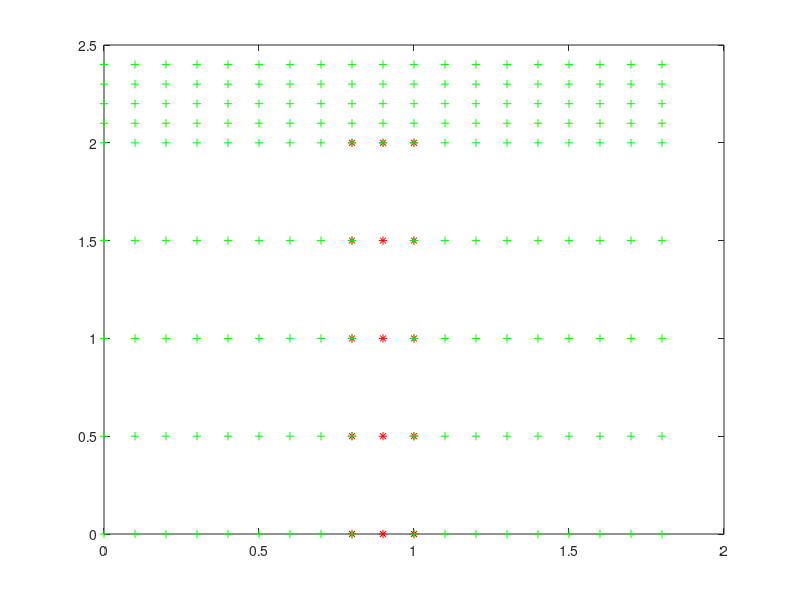

This figure's MATLAB source:
clear all
close all

format longe

% decide which mesh will be plotted:
% 0 - none // 1 - linear mesh // 2 - quadratic mesh
showMeshes = 2;

D=0.2;

SolidOriginX = 3;
SolidOriginY = 4*D;
SolidOriginZ = 0;

SolidX = 2;
SolidY = D;1.25E-3;
SolidZ = 10*D;

FluidX = 8;
FluidY = 8*D+SolidY;
FluidZ = 12*D;

SolidElementNumberX = 10;
SolidElementNumberY = 1;
SolidElementNumberZ = 2;

SolidElementSizeX = SolidX / SolidElementNumberX;
SolidElementSizeY = SolidY / SolidElementNumberY;
SolidElementSizeZ = SolidZ / SolidElementNumberZ;

FluidElementSizeX = SolidElementSizeX;
FluidElementSizeY = SolidElementSizeX;
FluidElementSizeZ = SolidElementSizeZ;

% in x = 4 plane!!
%%%%%%%%%%%%%%%%%%%%%%%%%%%%%%%%%%%%%%%%%%%%%%%%%%%%%%%%%%%%%%%%%%%%%%%%%%%


SolidGeometryY = kron(ones(1, SolidElementNumberZ*2+1), SolidOriginY:SolidElementSizeY/2:SolidOriginY+SolidY);
SolidGeometryZ = zeros(1, size(SolidGeometryY, 2));
SolidGeometryPressureY = kron(ones(1, SolidElementNumberZ+1), SolidOriginY:SolidElementSizeY:SolidOriginY+SolidY);
SolidGeometryPressureZ = zeros(1, size(SolidGeometryPressureY, 2));
% converts index of SolidGeometryY/Z into global node number
SolidContinuousToGlobal = zeros(1, size(SolidGeometryY, 2));

for i = 3:2:SolidElementNumberZ*2+1
    SolidGeometryPressureZ(i:i+1) = SolidGeometryPressureZ(1:2) + (i-1)/2*SolidElementSizeZ;
    SolidContinuousToGlobal([1, 3, 7, 9]+6*(i-1)/2-6) = [1, 2, 3, 4]+i-3;
end
for i = 4:3:((SolidElementNumberZ+1)*3-1)*2-3
    SolidGeometryZ(i:i+2) = SolidGeometryZ(1:3) + (i-1)/3*SolidElementSizeZ/2;
end
number = SolidContinuousToGlobal(end);
for i = 1:size(SolidGeometryZ,2)
    if(SolidContinuousToGlobal(i)==0)
        number = number + 1;
        SolidContinuousToGlobal(i) = number;
    end
end
SolidElementNodes = zeros(SolidElementNumberY*SolidElementNumberZ, 9);
SolidElementNodesXi1 = SolidElementNodes;
SolidElementNodesXi2 = SolidElementNodesXi1;
SolidInterfaceNodesContinuousToGlobal = zeros(2, size(SolidContinuousToGlobal, 2)-(SolidElementNumberZ*2));
SolidInterfaceNodesGlobalToContinuous = SolidInterfaceNodesContinuousToGlobal(1,:);
xi1 = [0.0, 0.5, 1.0, 0.0, 0.5, 1.0, 0.0, 0.5, 1.0];
xi2 = [0.0, 0.0, 0.0, 0.5, 0.5, 0.5, 1.0, 1.0, 1.0];
for i = 1:SolidElementNumberY*SolidElementNumberZ
    SolidElementNodes(i,:) = SolidContinuousToGlobal([1:9]+(i-1)*6);
    SolidElementNodesXi1(i,:) = xi1;
    SolidElementNodesXi2(i,:) = xi2;
end
xi1s = zeros(size(SolidInterfaceNodesContinuousToGlobal, 2));
for i = 1:2*SolidElementNumberZ
    SolidInterfaceNodesContinuousToGlobal(1, 2*i-1:2*i) = SolidContinuousToGlobal([1, 3]+3*(i-1));
    SolidInterfaceNodesGlobalToContinuous(1, 2*i-1:2*i) = [1, 3]+3*(i-1);
end
SolidInterfaceNodesContinuousToGlobal(1, end-2:end) = SolidContinuousToGlobal(end-2:end);
SolidInterfaceNodesGlobalToContinuous(1, end-2:end) = size(SolidContinuousToGlobal,2)-2:size(SolidContinuousToGlobal,2);

% converts the global node number into the index of SolidGeometryY/Z
SolidGlobalToContinuous = zeros(1, size(SolidContinuousToGlobal, 2));
for i = 1:size(SolidContinuousToGlobal, 2)
    SolidGlobalToContinuous(SolidContinuousToGlobal(i)) = i;
end
InterfaceNodes = 1:size(SolidGlobalToContinuous, 2);
InterfaceNodes = [InterfaceNodes(1:2:end-2), InterfaceNodes(end-1), InterfaceNodes(end), InterfaceNodes(end-3:-2:2)];
InterfaceGeometryY = SolidGeometryY(SolidInterfaceNodesGlobalToContinuous);
InterfaceGeometryZ = SolidGeometryZ(SolidInterfaceNodesGlobalToContinuous);

InterfaceElementNodes = 1:3;
InterfaceElementNodesXi1 = [0.0, 0.5, 1.0];
for i = 1:(2*SolidElementNumberZ+SolidElementNumberY)-1
    InterfaceElementNodes(i+1, 1:3) = InterfaceElementNodes(i, 1:3)+2;
end

NumberOfInterfaceNodes = max(max(InterfaceElementNodes));

InterfaceGlobalNodesForGeometry = zeros(1, NumberOfInterfaceNodes);

InterfaceGlobalNodesForGeometry(1:2:NumberOfInterfaceNodes-1) = 1:floor(NumberOfInterfaceNodes/2);
InterfaceGlobalNodesForGeometry(2:2:NumberOfInterfaceNodes-2) = NumberOfInterfaceNodes:-1:floor(NumberOfInterfaceNodes/2)+3;
InterfaceGlobalNodesForGeometry(end-1) = InterfaceGlobalNodesForGeometry(end-2)+1;
InterfaceGlobalNodesForGeometry(end) = InterfaceGlobalNodesForGeometry(end-1)+1;

% plot(SolidGeometryY, SolidGeometryZ, '*')
%plot(InterfaceGeometryY, InterfaceGeometryZ, '*')

FluidGeometryY = kron(ones(1,SolidElementNumberZ*2),[0:SolidElementSizeX/2:SolidOriginY, SolidOriginY+SolidY:SolidElementSizeX/2:FluidY]);
FluidGeometryZ = kron([0:SolidElementSizeZ/2:SolidZ-SolidElementSizeZ/2],ones(1,size([0:SolidElementSizeX/2:SolidOriginY, SolidOriginY+SolidY:SolidElementSizeX/2:FluidY],2)));
numberOfFluidNodesInLowerRow = size([0:SolidElementSizeX/2:SolidOriginY, SolidOriginY+SolidY:SolidElementSizeX/2:FluidY], 2);
temp = size(FluidGeometryY, 2);
FluidGeometryPressureY = kron(ones(1,SolidElementNumberZ),[0:SolidElementSizeX:SolidOriginY, SolidOriginY+SolidY:SolidElementSizeX:FluidY]);
FluidGeometryPressureZ = kron([0:SolidElementSizeZ:SolidZ-SolidElementSizeZ],ones(1,size([0:SolidElementSizeX:SolidOriginY, SolidOriginY+SolidY:SolidElementSizeX:FluidY],2)));
% plot(FluidGeometryY, FluidGeometryZ, '*')
% plot(FluidGeometryPressureY, FluidGeometryPressureZ, '*')
tempPressure = size(FluidGeometryPressureY, 2);

FluidGeometryZ = [FluidGeometryZ, kron(SolidZ:D/2:FluidZ,ones(1,size([0:SolidElementSizeX/2:SolidOriginY, SolidOriginY+SolidElementSizeY/2, SolidOriginY+SolidY:SolidElementSizeX/2:FluidY],2)))];
FluidGeometryY = [FluidGeometryY, kron(ones(1,size(SolidZ:D/2:FluidZ,2)),[0:SolidElementSizeX/2:SolidOriginY, SolidOriginY+SolidElementSizeY/2, SolidOriginY+SolidY:SolidElementSizeX/2:FluidY])];
temp2 = temp + size([0:SolidElementSizeX/2:SolidOriginY, SolidOriginY+SolidElementSizeY/2, SolidOriginY+SolidY:SolidElementSizeX/2:FluidY],2);
% plot(FluidGeometryY, FluidGeometryZ, '*')
FluidGeometryPressureZ = [FluidGeometryPressureZ, kron(SolidZ:D:FluidZ,ones(1,size([0:SolidElementSizeX:SolidOriginY, SolidOriginY+SolidY:SolidElementSizeX:FluidY],2)))];
FluidGeometryPressureY = [FluidGeometryPressureY, kron(ones(1,size(SolidZ:D:FluidZ,2)),[0:SolidElementSizeX:SolidOriginY, SolidOriginY+SolidY:SolidElementSizeX:FluidY])];
% plot(FluidGeometryPressureY, FluidGeometryPressureZ, '*')


%%%%%%%%%%%%%%%%%%%%%%%%%%%%%%%%%%%%%%%%%%%%%%%%%%%%%%%%%%%%%%%%%%%%%%%%%%% pressure nodes first, then numbers of other nodes!!!

FirstFluidInterfaceNode = size(0:SolidElementSizeX/2:SolidOriginY,2);
NumberOfFluidNodesLowerY = size([0:SolidElementSizeX/2:SolidOriginY, SolidOriginY+SolidY:SolidElementSizeX/2:FluidY],2);

FluidInterfaceNodeArrayIndices(1:2:NumberOfInterfaceNodes-4) = FirstFluidInterfaceNode:NumberOfFluidNodesLowerY:temp;
FluidInterfaceNodeArrayIndices(2:2:NumberOfInterfaceNodes-3) = FirstFluidInterfaceNode+1:NumberOfFluidNodesLowerY:temp;
FluidInterfaceNodeArrayIndices(end+1) = FluidInterfaceNodeArrayIndices(end-1)*2-FluidInterfaceNodeArrayIndices(end-3);
FluidInterfaceNodeArrayIndices(end+1) = FluidInterfaceNodeArrayIndices(end)+1;
FluidInterfaceNodeArrayIndices(end+1) = FluidInterfaceNodeArrayIndices(end)+1;
%%%%%%%%%%%%%%%%%%%%%%%%%%%%%%%%%%%%%%%%%%%%%%%%%%%%%%%%%%%%%%%%%%%%%%%%%%% pressure nodes first, then numbers of other nodes!!!


NumberOfFluidNodes = size(FluidGeometryY, 2);
NumberOfFluidPressureNodes = size(FluidGeometryPressureY, 2);
FluidNodes = zeros(1, NumberOfFluidNodes);
index = 1;
for i = 1:NumberOfFluidNodes
    for j = 1:NumberOfFluidPressureNodes
        if(abs(FluidGeometryY(i)-FluidGeometryPressureY(j))<0.001/2 && abs(FluidGeometryZ(i)-FluidGeometryPressureZ(j))<0.001/2)
            if(FluidNodes(i)~=0)
                index = index - 1;
            end
            FluidNodes(i) = j;
            break
        else
            if(FluidNodes(i)==0)
                FluidNodes(i) = NumberOfFluidPressureNodes + index;
                index = index + 1;
            end
        end
    end
end

SolidInterfaceNodesContinuousToGlobal(2,:) = FluidNodes(FluidInterfaceNodeArrayIndices);
% SolidInterfaceNodesContinuousToGlobal & InterfaceGlobalNodesForGeometry
% have same node ordering. Bottom left to top right.


% bottom element row from left end to solid
FluidIndexArray = [1:3, 1+numberOfFluidNodesInLowerRow:3+numberOfFluidNodesInLowerRow, 1+numberOfFluidNodesInLowerRow*2:3+numberOfFluidNodesInLowerRow*2];
k = 1;
j = 1;
m = 1;
check = 0;
FluidElementNumbersOnInterface = 0;
% possibly no need for the breaks.. leave em in for now just to be sure
while (FluidNodes(FluidIndexArray(end)) <= FluidNodes(temp2))
    while (FluidNodes(FluidIndexArray(end))<=SolidInterfaceNodesContinuousToGlobal(2, 1+4*m))
        if(FluidNodes(FluidIndexArray(end)) > FluidNodes(temp2))
            check = 1;
            disp 'break1'
            break
        else
            FluidElementNodes(k,:) = FluidNodes(FluidIndexArray);
            k = k + 1;
            if (m > 1)
                FluidIndexArray = FluidIndexArray + 2;
            else
                j = j + 2;
                FluidIndexArray = [j:j+2, j+numberOfFluidNodesInLowerRow:j+2+numberOfFluidNodesInLowerRow, j+numberOfFluidNodesInLowerRow*2:j+2+numberOfFluidNodesInLowerRow*2];
            end
        end
    end
    if (FluidElementNumbersOnInterface(1)==0)
        FluidElementNumbersOnInterface = [k-1, k];
    else
        FluidElementNumbersOnInterface = [FluidElementNumbersOnInterface, k-1, k];
    end
    % from solid to right end
    if (check)
        disp 'break check'
        break
    end
    if (m > 1)
        if (m == SolidElementNumberZ)
            FluidIndexArray = FluidIndexArray + [1, 1, 1, 1, 1, 1, 2, 2, 2];
        else
            FluidIndexArray = FluidIndexArray + 1;
        end
    else
        j = j + 1;
        FluidIndexArray = [j:j+2, j+numberOfFluidNodesInLowerRow:j+2+numberOfFluidNodesInLowerRow, j+numberOfFluidNodesInLowerRow*2:j+2+numberOfFluidNodesInLowerRow*2];
    end
    while (FluidNodes(FluidIndexArray(end))<=FluidNodes(numberOfFluidNodesInLowerRow*(2*m+1)))
        if(FluidNodes(FluidIndexArray(end)) > FluidNodes(temp2))
            check = 1;
            disp 'break2'
            break
        else
            FluidElementNodes(k,:) = FluidNodes(FluidIndexArray);
            k = k + 1;
            if (m > 1)
                storeIndex = FluidIndexArray(end);
                FluidIndexArray = FluidIndexArray + 2;
            else
                j = j + 2;
                FluidIndexArray = [j:j+2, j+numberOfFluidNodesInLowerRow:j+2+numberOfFluidNodesInLowerRow, j+numberOfFluidNodesInLowerRow*2:j+2+numberOfFluidNodesInLowerRow*2];
            end
        end
    end
    if (check)
        disp 'break check 2'
        break
    end
    m = m + 1;
    if (m > 1)
        FluidIndexArray = [1+numberOfFluidNodesInLowerRow*2*(m-1):3+numberOfFluidNodesInLowerRow*2*(m-1), ...
            1+numberOfFluidNodesInLowerRow*(2*m-1):3+numberOfFluidNodesInLowerRow*(2*m-1), ...
            1+numberOfFluidNodesInLowerRow*2*m:3+numberOfFluidNodesInLowerRow*2*m];
    end
end
% complete FluidElementNumbersOnInterface
FluidElementNumbersOnInterface = [FluidElementNumbersOnInterface, 2*FluidElementNumbersOnInterface(end-1)-FluidElementNumbersOnInterface(end-3)+1];
% correct fluid index array
FluidIndexArray = FluidIndexArray + [0, 0, 0, 1, 1, 1, 2, 2, 2];
storeFluidIndexArray = FluidIndexArray;
temp3 = FluidElementNodes(end,end);
mm = 1;
check = 0;
% all fluid elements for z = 0 --> z = SolidZ done, now --> z = FluidZ
% NOTE: breaks are necessary here!
while (FluidNodes(FluidIndexArray(end)) <= FluidNodes(end))
    if (storeIndex+(numberOfFluidNodesInLowerRow+1)*2*mm > size(FluidNodes,2))
        disp 'break'
        break
    end
    while (FluidNodes(FluidIndexArray(end))<=FluidNodes(storeIndex+(numberOfFluidNodesInLowerRow+1)*2*mm))
        if(FluidNodes(FluidIndexArray(end)) > FluidNodes(end))
            check = 1;
            disp 'break1'
            break
        else
            FluidElementNodes(k,:) = FluidNodes(FluidIndexArray);
            k = k + 1;
            FluidIndexArray = FluidIndexArray + 2;
            if (FluidIndexArray(end) > size(FluidNodes, 2))
                check = 1;
                break
            end
        end
    end
    % from solid to right end
    if (check)
        disp 'break check'
        break
    end
    mm = mm + 1;
    FluidIndexArray = storeFluidIndexArray + (numberOfFluidNodesInLowerRow+1)*2*(mm-1);
end

SortedInterfaceSolidFluidNodes = zeros(2,size(InterfaceGlobalNodesForGeometry,2));
for i = 1:size(SortedInterfaceSolidFluidNodes,2)
    for j = 1:size(SortedInterfaceSolidFluidNodes,2)
        if (InterfaceGlobalNodesForGeometry(j) == i)
            SortedInterfaceSolidFluidNodes(:,i) = SolidInterfaceNodesContinuousToGlobal(:,j);
            break
        end
    end
end
SortedFluidElementNumbersOnInterface = [FluidElementNumbersOnInterface(1:2:end), FluidElementNumbersOnInterface(end-1:-2:2)];

SolidXi1 = zeros(SolidElementNumberZ*2+1,3);
SolidXi2 = SolidXi1;
FluidXi1 = SolidXi1;
FluidXi2 = SolidXi1;
for i = 1:SolidElementNumberZ
    SolidXi1(i, :) = [0.0, 0.0, 0.0];
    SolidXi2(i, :) = [0.0, 0.5, 1.0];
    FluidXi1(i, :) = [1.0, 1.0, 1.0];
    FluidXi2(i, :) = [0.0, 0.5, 1.0];
end
SolidXi1(SolidElementNumberZ+1, :) = [0.0, 0.5, 1.0];
SolidXi2(SolidElementNumberZ+1, :) = [1.0, 1.0, 1.0];
FluidXi1(SolidElementNumberZ+1, :) = [0.0, 0.5, 1.0];
FluidXi2(SolidElementNumberZ+1, :) = [0.0, 0.0, 0.0];
for i = SolidElementNumberZ+2:2*SolidElementNumberZ+1
    SolidXi1(i, :) = [1.0, 1.0, 1.0];
    SolidXi2(i, :) = [1.0, 0.5, 0.0];
    FluidXi1(i, :) = [0.0, 0.0, 0.0];
    FluidXi2(i, :) = [1.0, 0.5, 0.0];
end

SolidInterfaceElements = [1:SolidElementNumberZ, SolidElementNumberZ, ...
    SolidElementNumberZ:-1:1];


%%%%%%%%%%%%%%%%%%%%%%%%%%%%%%%%%%%%%%%%%%%%%%%%%%%%%%%%%%%%%%%%%%%%%%%%%%%
%%%%%%%%%%%%%%%%%%% BOUNDARY CONDITIONS %%%%%%%%%%%%%%%%%%%%%%%%%%%%%%%%%%%
%%%%%%%%%%%%%%%%%%%%%%%%%%%%%%%%%%%%%%%%%%%%%%%%%%%%%%%%%%%%%%%%%%%%%%%%%%%
% define no displacement BC nodes
NoDisplacement = SolidContinuousToGlobal(1:SolidElementNumberY*2+1);
% define slip BC nodes
SlipFluid = unique((FluidGeometryZ==FluidZ).*FluidNodes);
if (SlipFluid(1)==0)
    SlipFluid = SlipFluid(2:end);
end
%SlipFluid = SlipFluid(2:end);
% define no-slip BC nodes
NoSlipFluid = unique((FluidGeometryZ==0).*FluidNodes);
if (NoSlipFluid(1)==0)
    NoSlipFluid = NoSlipFluid(2:end);
end
% define inlet BC nodes
InletFluid = unique((FluidGeometryY==0).*FluidNodes);
if (InletFluid(1)==0)
    InletFluid = InletFluid(2:end);
end
if (InletFluid(1)==1)
    InletFluid = InletFluid(2:end);
end
% define outlet nodes
ZeroPressure = unique((FluidGeometryY==FluidGeometryY(end)).*FluidNodes);
if (ZeroPressure(1)==0)
    ZeroPressure = ZeroPressure(2:end);
end
OutletFixed = ZeroPressure;
% also remove first node because it is a no-slip BC, last node which is a
% slip BC
% and all nodes that are not part of the linear pressure elements
ZeroPressure = unique((ZeroPressure<=NumberOfFluidPressureNodes).*ZeroPressure);
if (ZeroPressure(1)==0)
    ZeroPressure = ZeroPressure(2:end);
end
%ZeroPressure = ZeroPressure(2:end-1);

% define fixed wall BC (laplace smoothing) nodes
FixedNodes = unique([NoSlipFluid, OutletFixed, InletFluid, SlipFluid]);
if (FixedNodes(1)==0)
    FixedNodes = FixedNodes(2:end);
end
FixedNodesZ = unique((FluidGeometryZ==FluidGeometryZ(end)).*FluidNodes);
if (FixedNodesZ(1)==0)
    FixedNodesZ = FixedNodesZ(2:end);
end
% define moved wall BC (laplace smoothing) nodes
MovedNodes = sort(SortedInterfaceSolidFluidNodes(2,:));
MovedNodesY = FixedNodesZ;

% usage:
% MovedNodesY, FixedNodesZ, MovedNodes, FixedNodes
% ZeroPressure, NoSlipFluid, SlipFluid, InletFluid
%%%%%%%%%%%%%%%%%%%%%%%%%%%%%%%%%%%%%%%%%%%%%%%%%%%%%%%%%%%%%%%%%%%%%%%%%%%
%%%%%%%%%%%%%%%%%%% DUPLICATE CHECK %%%%%%%%%%%%%%%%%%%%%%%%%%%%%%%%%%%%%%%
%%%%%%%%%%%%%%%%%%%%%%%%%%%%%%%%%%%%%%%%%%%%%%%%%%%%%%%%%%%%%%%%%%%%%%%%%%%
% Check if the geometry contains two nodes with the same location in space
% (time consuming!)
DuplicateCheck = false;
if(DuplicateCheck)
    for i = 1:size(SolidContinuousToGlobal,2)
        for j = 1:size(SolidContinuousToGlobal,2)
            if (i~=j)
                if (SolidGeometryY(i)==SolidGeometryY(j) ...
                        && SolidGeometryZ(i)==SolidGeometryZ(j))
                    print('Duplicate nodes in solid geometry.')
                    print(i,j)
                end
            end
        end
    end
    for i = 1:size(FluidNodes,2)
        for j = 1:size(FluidNodes,2)
            if (i~=j)
                if (FluidGeometryY(i)==FluidGeometryY(j) ...
                        && FluidGeometryZ(i)==FluidGeometryZ(j))
                    print('Duplicate nodes in fluid geometry.')
                    print(i,j)
                end
            end
        end
    end
    for i = 1:size(InterfaceGlobalNodesForGeometry,2)
        for j = 1:size(InterfaceGlobalNodesForGeometry,2)
            if (i~=j)
                if (InterfaceGeometryY(i)==InterfaceGeometryY(j) ...
                        && InterfaceGeometryZ(i)==InterfaceGeometryZ(j))
                    print('Duplicate nodes in interface geometry.')
                    print(i,j)
                end
            end
        end
    end
end
%%%%%%%%%%%%%%%%%%%%%%%%%%%%%%%%%%%%%%%%%%%%%%%%%%%%%%%%%%%%%%%%%%%%%%%%%%%
%%%%%%%%%%%%%%%%%%% OUTPUT %%%%%%%%%%%%%%%%%%%%%%%%%%%%%%%%%%%%%%%%%%%%%%%%
%%%%%%%%%%%%%%%%%%%%%%%%%%%%%%%%%%%%%%%%%%%%%%%%%%%%%%%%%%%%%%%%%%%%%%%%%%%

intSpec = '%d ';
realSpec = '%1.16E\n';

solidNodes = fopen('Plate2DSolidNodes.txt','w');
fluidNodes = fopen('Plate2DFluidNodes.txt','w');
interfaceNodes = fopen('Plate2DInterfaceNodes.txt','w');
solidElements = fopen('Plate2DSolidElementNodeNumbers.txt','w');
fluidElements = fopen('Plate2DFluidElementNodeNumbers.txt','w');
interfaceElements = fopen('Plate2DInterfaceElementNodeNumbers.txt','w');
interfaceSolidElements = fopen('Plate2DInterfaceSolidElementNodeNumbers.txt','w');
interfaceFluidElements = fopen('Plate2DInterfaceFluidElementNodeNumbers.txt','w');
interfaceSolidElement = fopen('Plate2DInterfaceSolidElements.txt','w');
interfaceFluidElement = fopen('Plate2DInterfaceFluidElements.txt','w');
solidY = fopen('Plate2DSolidY.txt','w');
solidZ = fopen('Plate2DSolidZ.txt','w');
fluidY = fopen('Plate2DFluidY.txt','w');
fluidZ = fopen('Plate2DFluidZ.txt','w');
interfaceY = fopen('Plate2DInterfaceY.txt','w');
interfaceZ = fopen('Plate2DInterfaceZ.txt','w');

meshConnectivity = fopen('Plate2DSortedInterfaceNodes.txt','w');
solidXi1 = fopen('Plate2DSolidXi1.txt','w');
solidXi2 = fopen('Plate2DSolidXi2.txt','w');
fluidXi1 = fopen('Plate2DFluidXi1.txt','w');
fluidXi2 = fopen('Plate2DFluidXi2.txt','w');

displacement = fopen('Plate2DdisplacementBC.txt','w');
movedY = fopen('Plate2DmovedYNodesBC.txt','w');
fixedZ = fopen('Plate2DfixedZNodesBC.txt','w');
moved = fopen('Plate2DmovedNodesBC.txt','w');
fixed = fopen('Plate2DfixedNodesBC.txt','w');
pressure = fopen('Plate2DpressureBC.txt','w');
noslip = fopen('Plate2DnoSlipBC.txt','w');
inlet = fopen('Plate2DinletBC.txt','w');
slip = fopen('Plate2DslipBC.txt','w');


% % solidNodes = fopen('input/Cantilever2D/SolidNodes.txt','w');
% % fluidNodes = fopen('input/Cantilever2D/FluidNodes.txt','w');
% % interfaceNodes = fopen('input/Cantilever2D/InterfaceNodes.txt','w');
% % solidElements = fopen('input/Cantilever2D/SolidElementNodeNumbers.txt','w');
% % fluidElements = fopen('input/Cantilever2D/FluidElementNodeNumbers.txt','w');
% % interfaceElements = fopen('input/Cantilever2D/InterfaceElementNodeNumbers.txt','w');
% % interfaceSolidElements = fopen('input/Cantilever2D/InterfaceSolidElementNodeNumbers.txt','w');
% % interfaceFluidElements = fopen('input/Cantilever2D/InterfaceFluidElementNodeNumbers.txt','w');
% % interfaceSolidElement = fopen('input/Cantilever2D/InterfaceSolidElements.txt','w');
% % interfaceFluidElement = fopen('input/Cantilever2D/InterfaceFluidElements.txt','w');
% % solidY = fopen('input/Cantilever2D/SolidY.txt','w');
% % solidZ = fopen('input/Cantilever2D/SolidZ.txt','w');
% % fluidY = fopen('input/Cantilever2D/FluidY.txt','w');
% % fluidZ = fopen('input/Cantilever2D/FluidZ.txt','w');
% % interfaceY = fopen('input/Cantilever2D/InterfaceY.txt','w');
% % interfaceZ = fopen('input/Cantilever2D/InterfaceZ.txt','w');
% % 
% % meshConnectivity = fopen('input/Cantilever2D/SortedInterfaceNodes.txt','w');
% % solidXi1 = fopen('input/Cantilever2D/SolidXi1.txt','w');
% % solidXi2 = fopen('input/Cantilever2D/SolidXi2.txt','w');
% % fluidXi1 = fopen('input/Cantilever2D/FluidXi1.txt','w');
% % fluidXi2 = fopen('input/Cantilever2D/FluidXi2.txt','w');
% % 
% % displacement = fopen('input/Cantilever2D/displacementBC.txt','w');
% % movedY = fopen('input/Cantilever2D/movedYNodesBC.txt','w');
% % fixedZ = fopen('input/Cantilever2D/fixedZNodesBC.txt','w');
% % moved = fopen('input/Cantilever2D/movedNodesBC.txt','w');
% % fixed = fopen('input/Cantilever2D/fixedNodesBC.txt','w');
% % pressure = fopen('input/Cantilever2D/pressureBC.txt','w');
% % noslip = fopen('input/Cantilever2D/noSlipBC.txt','w');
% % inlet = fopen('input/Cantilever2D/inletBC.txt','w');
% % slip = fopen('input/Cantilever2D/slipBC.txt','w');




fprintf(solidNodes,'%d\n',size(SolidContinuousToGlobal,2));
fprintf(fluidNodes,'%d\n',size(FluidNodes,2));
fprintf(interfaceNodes,'%d\n',size(InterfaceGlobalNodesForGeometry,2));
fprintf(solidElements,'%d\n',size(SolidElementNodes,1));
fprintf(fluidElements,'%d\n',size(FluidElementNodes,1));
fprintf(interfaceElements,'%d\n',size(InterfaceElementNodes,1));
fprintf(interfaceSolidElements,'%d\n',size(InterfaceElementNodes,1));
fprintf(interfaceFluidElements,'%d\n',size(InterfaceElementNodes,1));
fprintf(interfaceSolidElement,'%d\n',size(SolidInterfaceElements,2));
fprintf(interfaceFluidElement,'%d\n',size(SortedFluidElementNumbersOnInterface,2));
fprintf(solidY,'%d\n',size(SolidGeometryY,2));
fprintf(solidZ,'%d\n',size(SolidGeometryZ,2));
fprintf(fluidY,'%d\n',size(FluidGeometryY,2));
fprintf(fluidZ,'%d\n',size(FluidGeometryZ,2));
fprintf(interfaceY,'%d\n',size(InterfaceGeometryY,2));
fprintf(interfaceZ,'%d\n',size(InterfaceGeometryZ,2));
fprintf(meshConnectivity,'%d\n',size(SortedInterfaceSolidFluidNodes,2));
fprintf(solidXi1,'%d\n',size(InterfaceElementNodes,1));
fprintf(solidXi2,'%d\n',size(InterfaceElementNodes,1));
fprintf(fluidXi1,'%d\n',size(InterfaceElementNodes,1));
fprintf(fluidXi2,'%d\n',size(InterfaceElementNodes,1));
fprintf(displacement,'%d\n',size(NoDisplacement,2));
fprintf(movedY,'%d\n',size(MovedNodesY,2));
fprintf(fixedZ,'%d\n',size(FixedNodesZ,2));
fprintf(moved,'%d\n',size(MovedNodes,2));
fprintf(fixed,'%d\n',size(FixedNodes,2));
fprintf(pressure,'%d\n',size(ZeroPressure,2));
fprintf(noslip,'%d\n',size(NoSlipFluid,2));
fprintf(inlet,'%d\n',size(InletFluid,2));
fprintf(slip,'%d\n',size(SlipFluid,2));


fprintf(interfaceSolidElement,intSpec,SolidInterfaceElements);
fprintf(interfaceFluidElement,intSpec,SortedFluidElementNumbersOnInterface);
fprintf(solidNodes,'%d\n',SolidContinuousToGlobal);
fprintf(fluidNodes,'%d\n',FluidNodes);
fprintf(interfaceNodes,'%d\n',InterfaceGlobalNodesForGeometry);
for i = 1:size(SolidElementNodes,1)
    fprintf(solidElements,intSpec,SolidElementNodes(i,:));
    fprintf(solidElements,'\n');
end
for i = 1:size(FluidElementNodes,1)
    fprintf(fluidElements,intSpec,FluidElementNodes(i,:));
    fprintf(fluidElements,'\n');
end
for i = 1:size(InterfaceElementNodes,1)
    fprintf(interfaceElements,intSpec,InterfaceElementNodes(i,:));
    fprintf(interfaceElements,'\n');
    fprintf(interfaceSolidElements,intSpec,SortedInterfaceSolidFluidNodes(1,1+2*(i-1):3+2*(i-1)));
    fprintf(interfaceSolidElements,'\n');
    fprintf(interfaceFluidElements,intSpec,SortedInterfaceSolidFluidNodes(2,1+2*(i-1):3+2*(i-1)));
    fprintf(interfaceFluidElements,'\n');
    fprintf(solidXi1,'%1.16E ',SolidXi1(i,:));
    fprintf(solidXi1,'\n');
    fprintf(solidXi2,'%1.16E ',SolidXi2(i,:));
    fprintf(solidXi2,'\n');
    fprintf(fluidXi1,'%1.16E ',FluidXi1(i,:));
    fprintf(fluidXi1,'\n');
    fprintf(fluidXi2,'%1.16E ',FluidXi2(i,:));
    fprintf(fluidXi2,'\n');
end
fprintf(solidY,realSpec,SolidGeometryY);
fprintf(solidZ,realSpec,SolidGeometryZ);
fprintf(fluidY,realSpec,FluidGeometryY);
fprintf(fluidZ,realSpec,FluidGeometryZ);
fprintf(interfaceY,realSpec,InterfaceGeometryY);
fprintf(interfaceZ,realSpec,InterfaceGeometryZ);
for i = 1:size(SortedInterfaceSolidFluidNodes,2)
    fprintf(meshConnectivity,'%d ',SortedInterfaceSolidFluidNodes(:,i));
    fprintf(meshConnectivity,'\n');
end
fprintf(displacement,intSpec,NoDisplacement);
fprintf(movedY,intSpec,MovedNodesY);
fprintf(fixedZ,intSpec,FixedNodesZ);
fprintf(moved,intSpec,MovedNodes);
fprintf(fixed,intSpec,FixedNodes);
fprintf(pressure,intSpec,ZeroPressure);
fprintf(noslip,intSpec,NoSlipFluid);
fprintf(inlet,intSpec,InletFluid);
fprintf(slip,intSpec,SlipFluid);


fclose(solidNodes);
fclose(fluidNodes);
fclose(interfaceNodes);
fclose(solidElements);
fclose(fluidElements);
fclose(interfaceElements);
fclose(interfaceSolidElements);
fclose(interfaceFluidElements);
fclose(interfaceSolidElement);
fclose(interfaceFluidElement);
fclose(solidY);
fclose(solidZ);
fclose(fluidY);
fclose(fluidZ);
fclose(interfaceY);
fclose(interfaceZ);
fclose(meshConnectivity);
fclose(solidXi1);
fclose(solidXi2);
fclose(fluidXi1);
fclose(fluidXi2);
fclose(displacement);
fclose(movedY);
fclose(fixedZ);
fclose(moved);
fclose(fixed);
fclose(pressure);
fclose(noslip);
fclose(inlet);
fclose(slip);


if (showMeshes == 1)
    plot(SolidGeometryPressureY, SolidGeometryPressureZ, 'r*', FluidGeometryPressureY, FluidGeometryPressureZ, 'g+')
elseif (showMeshes == 2)
    plot(SolidGeometryY, SolidGeometryZ, 'r*', FluidGeometryY, FluidGeometryZ, 'g+')
end























